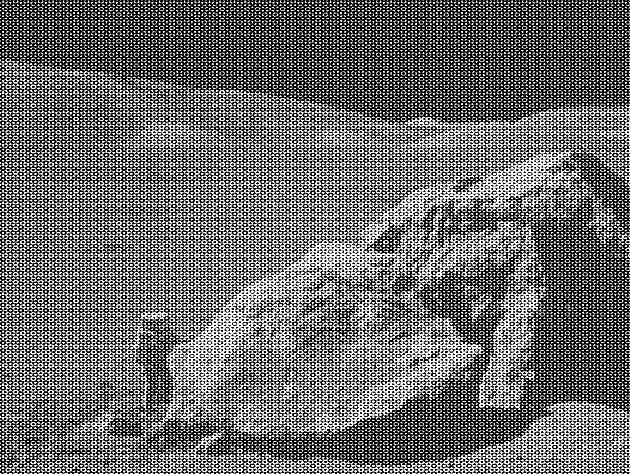
#> input picture data/moonlanding.png, 630 x 474 px; the run also reads 1 picture not shown here
$ jupyter execute --allow-errors 1-Sampling_Theorem.ipynb   (older library calls are emulated)
#> lines starting #> are read from the running program, lines starting #| are printed output that depends on the picture
# Before we begin...

## Why are we interested in thinking about images as signals?

The first and most obvious answer to this question is, well, because they are. But the real question here is, *how can signal processing concepts expand my image analysis toolbox?*

Lets start by showing an example adapted from [Elegant Scipy](https://github.com/elegant-scipy), written by Juan Nunez-Iglesias (@jni), Harriet Dashnow (@hdashnow), and Stéfan van der Walt (@stefanv), and published by O'Reilly Media.

[cell 1]
from skimage import io
import matplotlib.pyplot as plt
import numpy as np
from scipy import fftpack

image = io.imread('../data/moonlanding.png')
#> image is the input picture: shape (474, 630); min 0, max 255, mean 108.1

[cell 2]
M, N = image.shape
F = fftpack.fftn(image)
F_magnitude = np.abs(F)
F_magnitude = fftpack.fftshift(F_magnitude)
K = 40
F_magnitude[M // 2 - K: M // 2 + K, N // 2 - K: N // 2 + K] = 0
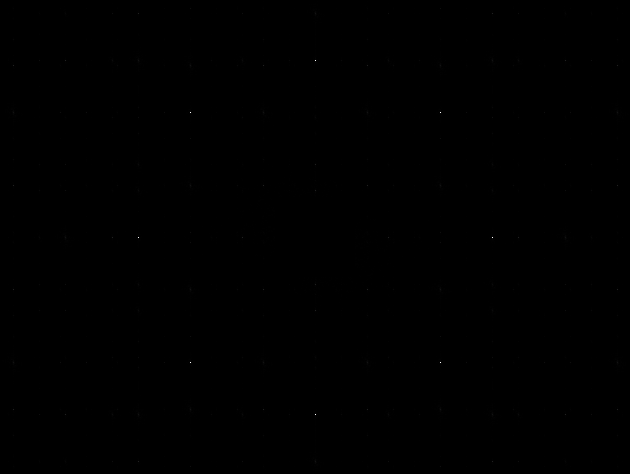
#> F_magnitude: shape (474, 630) float64; min 0, max 9426692.7, mean 11834.9; drawn with min black and max white
peaks = F_magnitude < np.percentile(F_magnitude, 98)
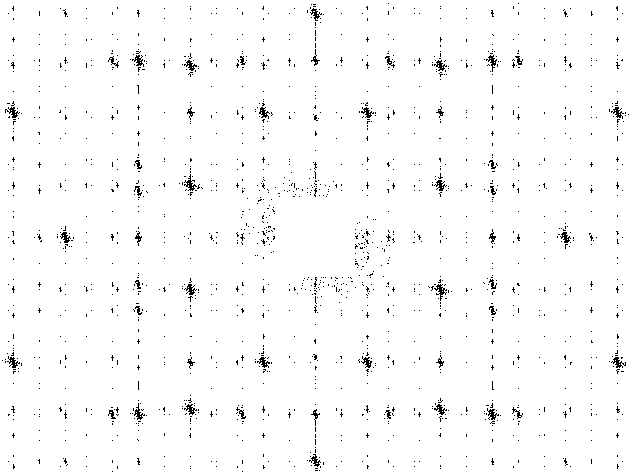
#> peaks: shape (474, 630) bool; 98% white; black in thin lines or dots
peaks = fftpack.ifftshift(peaks)
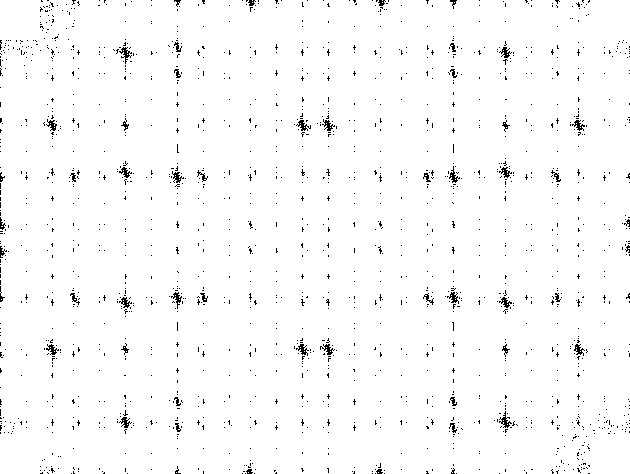
#> peaks: shape (474, 630) bool; 98% white; black in thin lines or dots
F_dim = F.copy()
F_dim = F_dim * peaks.astype(int)
image_filtered = np.real(fftpack.ifft2(F_dim))
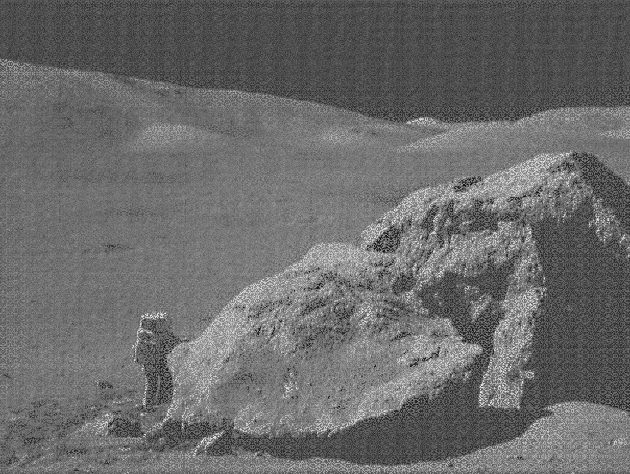
#> image_filtered: shape (474, 630) float64; min -21.64, max 287.6, mean 108.1; drawn with min black and max white

f, ax = plt.subplots(nrows=1, ncols=2, figsize=(12, 8))
ax[0].imshow(image, cmap='gray')
ax[0].set_title('Original image')
ax[1].imshow(image_filtered, cmap='gray')
ax[1].set_title('Filtered image');

By thinking of the image on the left as a signal, we can easily filter out components that are undesirable and recover the parts that we are interested in to produce the image on the right.

Scientists and engineers have had to deal with noisy or distorted signals for a long time, so we know a lot about how to deal with noise and distortion. With just a little bit of signal processing knowledge, you will be able to tackle problems such as the noisy `moonlanding.png` image shown above. By the end of this series, you will understand what is going on with this code example!

# Part 1: The Sampling Theorem and its Implications

## What is a signal?

A signal can be thought of as any measurement that varies over some dimension. Signals can be continuous (analog) or discrete (digital). They may or may not contain any obvious information, but it is their ability to carry meaningful information that interests us.

Lets take a look at a simple signal, a sine wave:

[cell 3]
import numpy as np
import matplotlib.pyplot as plt

plt.style.use('seaborn-colorblind')
font = {'size': 18}

[cell 4]
f = 1/2
n_samples = 1000

x = np.linspace(-10, 10, n_samples)
y = np.sin(x * f * (2 * np.pi))

# Plot
plt.figure(figsize=(15,8))
plt.plot(x,y)
plt.title('0.5 Hz sine wave (10^3 samples)', fontdict=font)
plt.xlabel('Time (s)', fontdict=font)
plt.ylabel('Magnitude', fontdict=font);

Here we have created a sine wave that completes one cycle every 2 seconds, so it has a frequency of $ \frac{1}{2} $ Hertz (0.5 Hz). `np.linspace` was used to create the x coordinates (1000 values, spaced evenly from -10 to 10 seconds, inclusive). The y coordinates are thus based on the $sin$ function. The plot looks smooth, mainly because we have many samples used to draw the curve — it is in fact a digital signal.

Lets take a look at what happens if we reduce the number of samples in our sine wave:

[cell 5]
f = 1/2
n_samples = 50

x = np.linspace(-10, 10, n_samples)
y = np.sin(x * f * (2 * np.pi))

# Plot
plt.figure(figsize=(15,8))
plt.plot(x,y)
plt.title('0.5 Hz sine wave (50 samples)', fontdict=font)
plt.xlabel('Time (s)', fontdict=font)
plt.ylabel('Magnitude', fontdict=font);

This looks a bit jagged, but it is still clear that this is a wave-like signal with a frequency of 0.5 Hz. We will revisit the sampling rate, but for now the important thing to understand that this is a signal that carries some information. In this case, the information is the frequency of a wave (0.5 Hz in this case) and its phase (i.e. the position of the waveform with respect to the origin).

Not everything that looks like a signal necessarily carries information:

[cell 6]
from numpy.random import random

n_samples = 100
x = np.linspace(-10, 10, n_samples)
y = random(n_samples)

# Plot
plt.figure(figsize=(15,8))
plt.plot(x, y)
plt.title('Random Data (10^2 samples)', fontdict=font)
plt.xlabel('Time (s)', fontdict=font)
plt.ylabel('Magnitude', fontdict=font);

Since this example contains random data, some might say that this is not a true signal, as it is not carrying information. Actually, there is some information here about the structure of the "noise" (e.g., values appear to have upper and lower bounds, follow a uniform distribution, etc.). Regardless, we could use signal processing techniques to inspect these data.

Importantly, real-world measurements tend to contain "real" signal components and "noise" components:

[cell 7]
f = 1/2
n_samples = 100

x = np.linspace(-10, 10, n_samples)
y = np.sin(x * f * (2 * np.pi))
noise = random(n_samples) # make noise
y = y + noise # add noise

# Plot
plt.figure(figsize=(15,8))
plt.plot(x, y)
plt.title('0.5 Hz + Noise', fontdict=font)
plt.xlabel('Time (s)', fontdict=font)
plt.ylabel('Magnitude', fontdict=font);

Since the noise level is not terribly high compared to the "real" signal, it is still pretty easy to see the information (0.5 Hz) carried by this measurement.

When noise levels are higher, this becomes a much more difficult task:

[cell 8]
f = 1/2
n_samples = 100
noise_level = 10

x = np.linspace(-10, 10, n_samples)
y = np.sin(x * f * (2 * np.pi))
noise = random(n_samples) * noise_level
y = y + noise

plt.figure(figsize=(15,8))
plt.plot(x, y)
plt.title('0.5 Hz + (Noise * 10)', fontdict=font)
plt.xlabel('Time (s)', fontdict=font)
plt.ylabel('Magnitude', fontdict=font);

Most signals we want to analyze are much more complex than simple sine waves:

[cell 9]
import pandas as pd

# synthetic "real" signal
f = [1/2, 1/3, 2, 3]
n_samples = 1000
noise_level = 2
x = np.linspace(-10, 10, n_samples)
y = [np.sin(x * freq * (2 * np.pi)) for freq in f] # create signal for each frequency
y = np.sum(y, axis=0) # sum up all frequencies
noise = random(n_samples) * noise_level
y = y + noise

# real signal from accelerometer
#> (the rest of this cell did not finish here and is left out)

Looking at these plots, you can start to appreciate how it can be difficult to separate signal from noise. And even if you know what the real signal is, how do you start to make sense of it? These are the primary concerns of signal processing.

## Aliasing

In the first example above, we saw how sampling rate can affect the appearance of a signal. At a ~50 Hz sampling rate, our 0.5 Hz sine wave looked smooth. At a ~2.5 Hz sampling rate, the signal looked jagged, but we were still able to see something that looked like a 0.5 Hz sine wave.

Lets take a look at what happens when we sample at the same rate as the signal:

[cell 10]
f = 1/2
n_samples = 11 # 0.5 Hz sampling plus endpoint

x = np.linspace(-10, 10, n_samples)
y = np.sin(x * f * (2 * np.pi))

x_smooth = np.linspace(-10, 10, 1000)
y_smooth = np.sin(x_smooth * f * (2 * np.pi))

# Plot
plt.figure(figsize=(15,8))
plt.plot(x, y)
plt.plot(x, y, 'o')
plt.plot(x_smooth, y_smooth, alpha=0.5)
plt.title('0.5 Hz sine wave (11 samples)', fontdict=font)
plt.legend(('Apparent signal', 'Sampled points', 'Real signal'), loc=4)
plt.xlabel('Time (s)', fontdict=font)
plt.ylabel('Magnitude', fontdict=font);

This doesn't look like a sine wave at all! In fact, we have apparently lost our signal. Lets take a look at some sampling rates near the frequency of the sine wave:

[cell 11]
f = 1/2
n_samples = [41, 31, 21, 16]
rates = ['2 Hz', '1.5 Hz', '1 Hz', '0.75 Hz']

x = [np.linspace(-10, 10, n) for n in n_samples]
y = [np.sin(sig * f * (2 * np.pi)) for sig in x]
x_smooth = np.linspace(-10, 10, 1000)
y_smooth = np.sin(x_smooth * f * (2 * np.pi))


# Plot
fig, ax = plt.subplots(len(n_samples), figsize=(12, 18))
fig.subplots_adjust(hspace=0.6)
for i in range(len(n_samples)):
    ax[i].set_title(rates[i] + " sampling; 0.5 Hz sine wave", fontdict=font)
    ax[i].set_xlabel('Time (s)', fontdict=font)
    ax[i].set_ylabel('Magnitude', fontdict=font)
    ax[i].plot(x[i], y[i])
    ax[i].plot(x[i], y[i], 'o')
    ax[i].plot(x_smooth, y_smooth, alpha=0.5)
    ax[i].legend(('Apparent signal', 'Sampled points', 'Real signal'),
                 bbox_to_anchor=(1.18, 0.7))
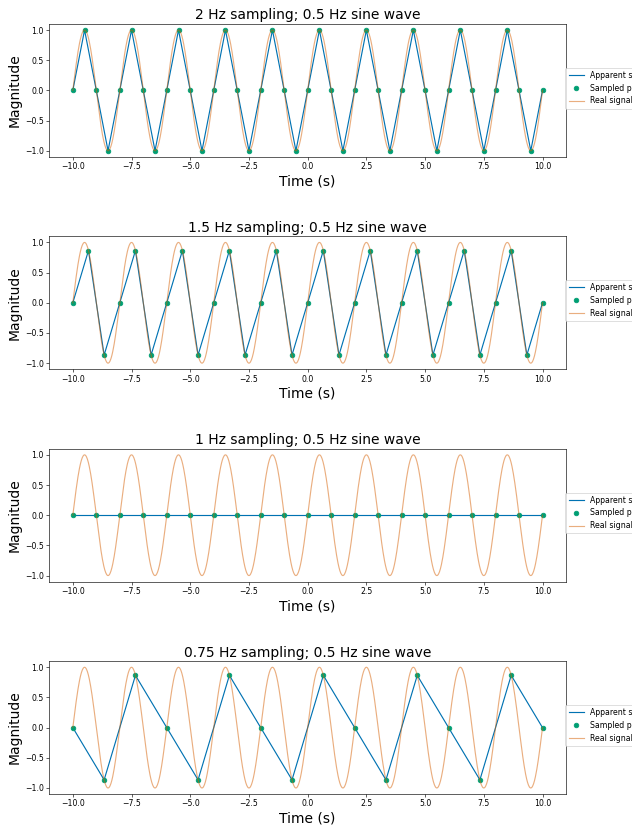
#> figure drawn by matplotlib, 4 panels; panel 1: curve peaks at x = -9.5, y = 1; panel 1: curve peaks at x = -9.5, y = 1; panel 1: curve peaks at x = -9.5, y = 1; panel 2: curve peaks at x = 8.67, y = 0.866

You can see that at 2 Hz and 1.5 Hz sampling, we get something that looks fairly accurate with respect to the frequency of the underlying sine wave. At 0.75 Hz sampling, we get a very inaccurate picture!

1 Hz sampling is an interesting case. Here, we lose our signal altogether, but watch what happens when we shift the sampling a bit along the time axis:

[cell 12]
f = 1/2
n_samples = 21

x = np.linspace(-10, 10, n_samples)
y = np.sin(x*f*(2*np.pi))

x_shift1 = x + 0.5
y_shift1 = np.sin(x_shift1 * f * (2 * np.pi))

x_shift2 = x + 0.75
y_shift2 = np.sin(x_shift2 * f * (2 * np.pi))

x_smooth = np.linspace(-10, 11, 1000)
y_smooth = np.sin(x_smooth * f * (2 * np.pi))

# Plot
fig, ax = plt.subplots(3, figsize=(12,12))
fig.subplots_adjust(hspace=0.6)

# Top plot
ax[0].set_title('1 Hz sampling; Original Phase', fontdict=font)
ax[0].set_xlabel('Time (s)', fontdict=font)
ax[0].set_ylabel('Magnitude', fontdict=font)
ax[0].plot(x, y)
ax[0].plot(x, y, 'o')
ax[0].plot(x_smooth, y_smooth, alpha=0.5)
ax[0].legend(('Apparent signal', 'Sampled points', 'Real signal'),
             bbox_to_anchor=(1.18, 0.7))

#Middle plot
ax[1].set_title('1 Hz sampling; Phase shift (0.5)', fontdict=font)
ax[1].set_xlabel('Time (s)', fontdict=font)
ax[1].set_ylabel('Magnitude', fontdict=font)
ax[1].plot(x_shift1, y_shift1)
ax[1].plot(x_shift1, y_shift1, 'o')
ax[1].plot(x_smooth, y_smooth, alpha=0.5)
ax[1].legend(('Apparent signal', 'Sampled points', 'Real signal'),
             bbox_to_anchor=(1.18, 0.7))

# Bottom plot
ax[2].set_title('1 Hz sampling; Phase shift (0.75)', fontdict=font)
ax[2].set_xlabel('Time (s)', fontdict=font)
ax[2].set_ylabel('Magnitude', fontdict=font)
ax[2].plot(x_shift2, y_shift2)
ax[2].plot(x_shift2, y_shift2, 'o')
ax[2].plot(x_smooth, y_smooth, alpha=0.5)
ax[2].legend(('Apparent signal', 'Sampled points', 'Real signal'),
             bbox_to_anchor=(1.18, 0.7));
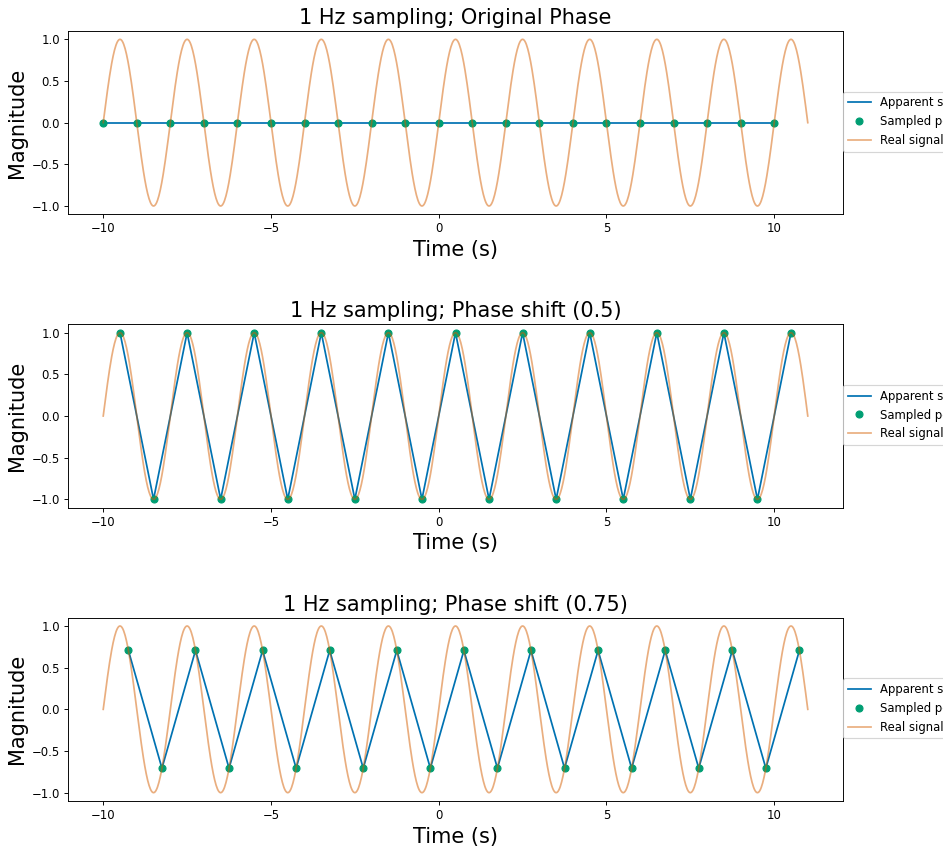
#> figure drawn by matplotlib, 3 panels; panel 1: curve peaks at x = -10, y = 1.22e-15; panel 1: curve peaks at x = -10, y = 1.22e-15; panel 1: curve peaks at x = -5.5, y = 1; panel 2: curve peaks at x = -9.5, y = 1

Here we can see that 1 Hz sampling is sufficient to detect our 0.5 Hz signal, but only if we can sample across different phases. Note that this is very much not the case for lower sampling rates:

[cell 13]
f = 1/2
n_samples = [11, 16]
rates = ['0.5 Hz', '0.75 Hz']
shifts = [0, 0.5, 0.75]
x_smooth = np.linspace(-10, 10, 1000)
y_smooth = np.sin(x_smooth * f * (2 * np.pi))

rows = len(shifts)
cols = len(rates)

# Plot
fig, ax = plt.subplots(nrows=rows,
                       ncols=cols,
                       figsize=(15, 15))
fig.subplots_adjust(hspace=.3)

for col in range(cols):
    for row in range(rows):
        x = np.linspace(-10, 10, n_samples[col]) + shifts[row]
        y = np.sin(x * f * (2 * np.pi))
        ax[row, col].set_title(f"{rates[col]} Hz sampling; "
                               f"Phase shift ({shifts[row]})")
        ax[row, col].plot(x, y)
        ax[row, col].plot(x, y, 'o')
        ax[row, col].plot(x_smooth, y_smooth, alpha=0.5)
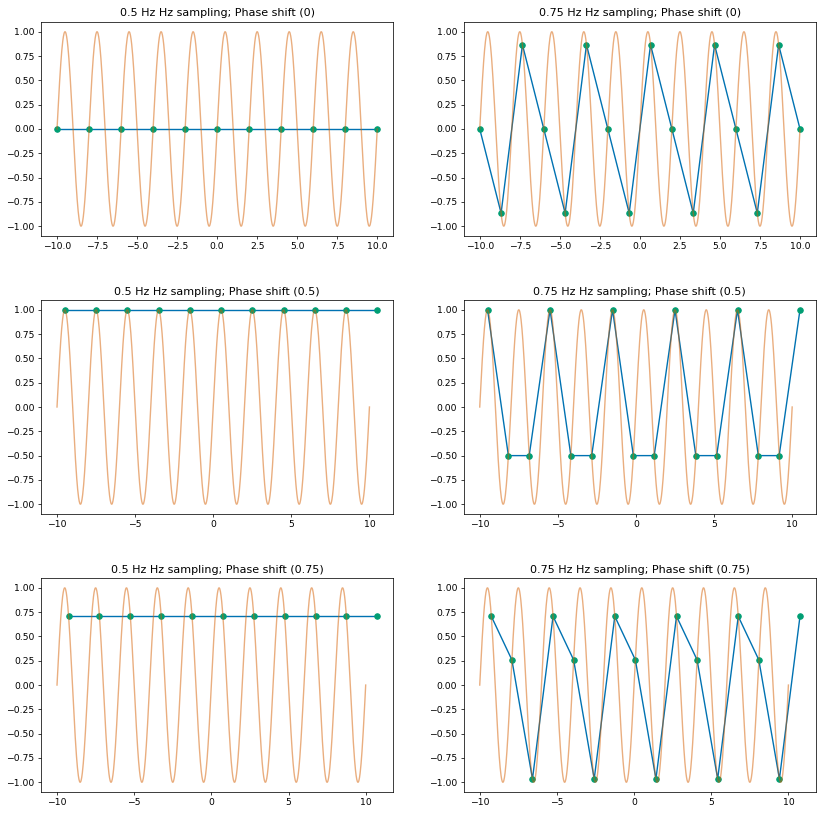
#> figure drawn by matplotlib, 6 panels; panel 1: curve peaks at x = -10, y = 1.22e-15; panel 1: curve peaks at x = -10, y = 1.22e-15; panel 1: curve peaks at x = -9.5, y = 1; panel 2: curve peaks at x = 8.67, y = 0.866

So no matter what phase you sample at, if your sampling frequency is equal to your sine wave frequency, you won't be able to detect the sine wave because the signal looks constant.

And when your sampling frequency is only 1.5x your "true" sine wave frequency, you end up with confusing results. In fact, multiple different sine waves would "fit" the 0.75 Hz sampling case:

[cell 14]
freqs = [1/2, 1/4]
n_samples = 16 #0.75 Hz

x = np.linspace(-10, 10, n_samples)
y = np.sin(x * freqs[0] * (2 * np.pi))
x_smooth = np.linspace(-10, 10, 1000)

# Plot
fig, ax = plt.subplots(2, figsize=(15, 10))
fig.subplots_adjust(hspace=.5)

for i,f in enumerate(freqs):
    y_smooth = np.sin(x_smooth * f * (2 * np.pi))
    ax[i].set_title(f'Sampling at 0.75 Hz; Real signal at {f} Hz',
                   fontdict=font)
    ax[i].set_xlabel('Time (s)', fontdict=font)
    ax[i].set_ylabel('Magnitude', fontdict=font)
    ax[i].plot(x, y)
    ax[i].plot(x, y, 'o')
    ax[i].plot(x_smooth, y_smooth, alpha=0.5)
    ax[i].legend(("Apparent signal","Sampled points",f"{f} Hz"), loc=4)
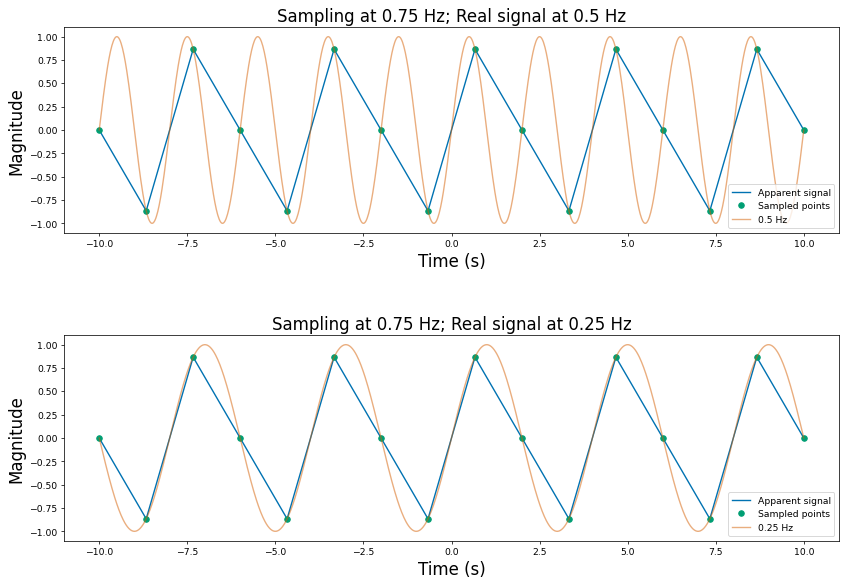
#> figure drawn by matplotlib, 2 panels; panel 1: curve peaks at x = 8.67, y = 0.866; panel 1: curve peaks at x = 8.67, y = 0.866; panel 1: curve peaks at x = -9.5, y = 1; panel 2: curve peaks at x = 8.67, y = 0.866

These simple examples have illustrated an import concept in signal processing called the **sampling theorem** (often called the **Nyquist-Shannon sampling theorem**). From Shannon's original paper (Proceedings of the Institute of Radio Engineers. 37 (1): 10–21):

> If a function $f ( t )$ contains no frequencies higher than W \[hertz\], it is completely determined by giving its ordinates at a series of points spaced $1 / ( 2 W )$ seconds apart.

The "contains no frequencies" and "completely determined" parts of the quote might not make a lot of sense to you now, but we will discuss what that means later. With regard to our simple case here, we can simplify - we can't accurately depict a sine wave unless we sample at least twice its frequency.

Moreoever, the phase relationship between the signal and our sampling matters!

## Aliasing in two dimensions

Signals aren't just limited to a single time dimension. For example, we can extend a sine wave into the second dimension with `numpy.array` broadcasting:

[cell 15]
f = 1/100
image_size = 512
x = np.linspace(0, image_size, image_size)
wave = y = np.sin(x * f * (2 * np.pi))

image = np.ones(image_size)[:,np.newaxis] * wave[np.newaxis,:]

# Plot
fig, ax = plt.subplots(2, figsize=(10, 20))
ax[0].plot(x, wave)
ax[1].imshow(image);
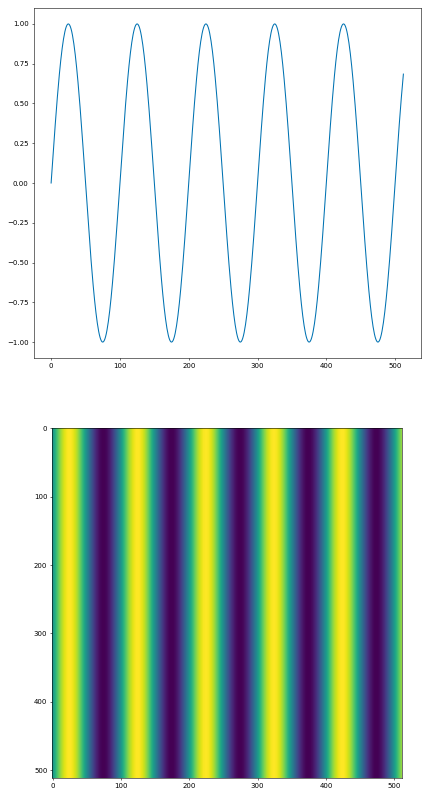
#> figure drawn by matplotlib, 2 panels; panel 1: curve peaks at x = 25.05, y = 1

And as with one-dimensional signals, sampling rate has a big effect on your ability to accurately capture the information carried by a signal:

[cell 16]
f = 1/2
image_size = 20
x = np.linspace(0, image_size-1, image_size) + .5
wave = np.sin(x * f * (2 * np.pi))
x_smooth = np.linspace(0, image_size, 1000)
y_smooth = np.sin(x_smooth * f * (2 * np.pi))
image = np.ones(image_size)[:,np.newaxis] * wave[np.newaxis,:]

f2 = 4/5
x2 = np.linspace(0, image_size-1, image_size) + .5
wave2 = np.sin(x2 * f2 * (2 * np.pi))
x_smooth2 = np.linspace(0, image_size, 1000)
y_smooth2 = np.sin(x_smooth2 * f2 * (2 * np.pi))
image2 = np.ones(image_size)[:,np.newaxis] * wave2[np.newaxis,:]

# Plot
fig, ax = plt.subplots(nrows=2, ncols=2, figsize=(15,15))

ax[0,0].plot(x, wave)
ax[0,0].plot(x, wave, 'o')
ax[0,0].plot(x_smooth, y_smooth, alpha=0.5)
ax[0,0].set_title('Frequency of signal = sampling frequency',
                 fontdict=font)
ax[1,0].imshow(image);

ax[0,1].plot(x2, wave2)
ax[0,1].plot(x2, wave2, 'o')
ax[0,1].plot(x_smooth2, y_smooth2, alpha=0.5)
ax[0,1].set_title('Frequency of signal > sampling frequency',
                 fontdict=font)
ax[1,1].imshow(image2);
#> (the rest of the program and of its run is left out)
